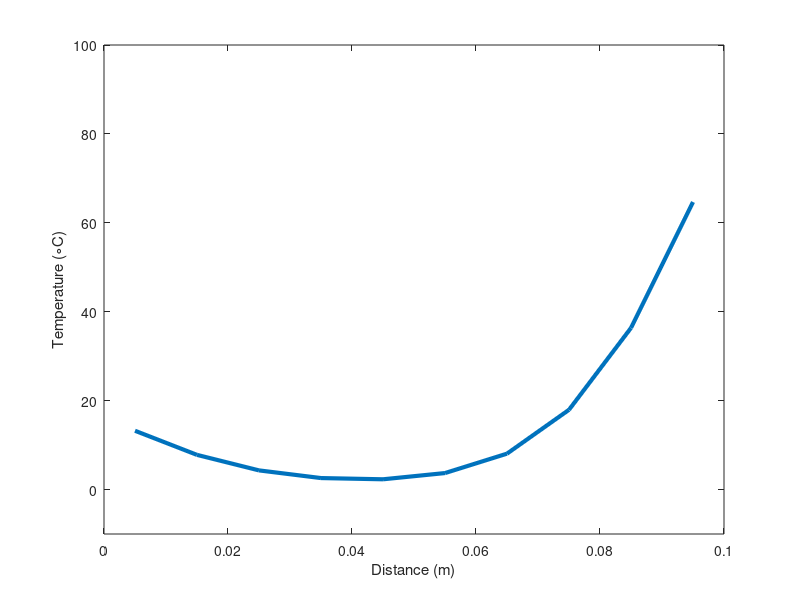

Here is the MATLAB script that generated this plot:
L = 0.1; %length in meters
n = 10; %number of simulation nodes
T0 = 1; %initial temperature throughout bar in celcius

T1 = 20; %Surface temp 1
T2 = 100; %Surface temp 2

dx = L/n; %node side in meters
alpha = 0.00001172;

t_final = 20; %simulation time in seconds

dt = 0.1;% time step in seconds

x = dx/2:dx:L-dx/2;

T = ones(n,1) * T0;

dTdt = zeros(n, 1);

t = 0:dt:t_final;

for j = 1:length(t)
    for i = 2:n-1
        dTdt(i) = alpha *(-(T(i) - T(i-1)) / dx^2 + (T(i+1)-T(i)) / dx^2);
    end
    dTdt(1) = alpha *(-(T(1) - T1) / dx^2 + (T(2)-T(1)) / dx^2);
    dTdt(n) = alpha *(-(T(n) - T(n-1)) / dx^2 + (T2-T(n)) / dx^2);
    T = T+dTdt*dt;
    figure(1);
    plot(x, T, 'Linewidth', 3);
    axis([0 L -10 100]);
    xlabel('Distance (m)');
    ylabel('Temperature (\circC)');
    %pause(0.05);
end